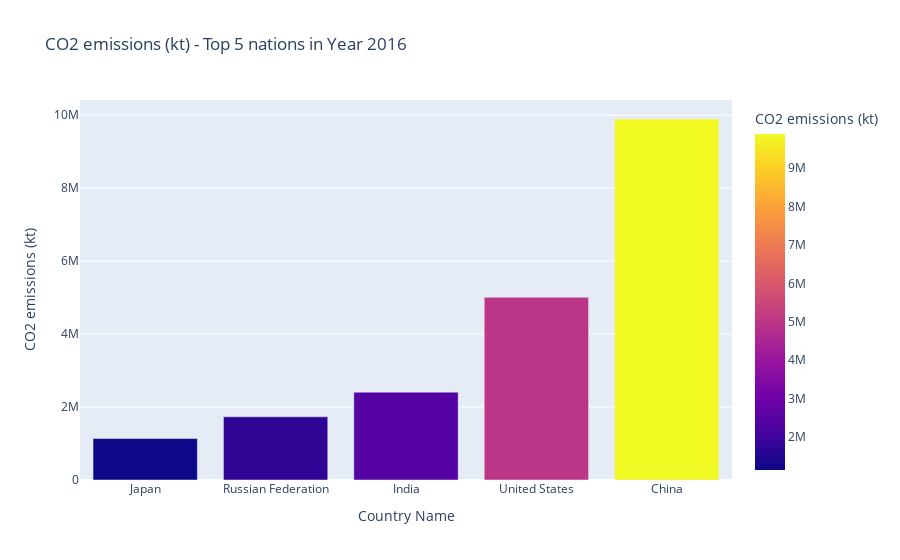
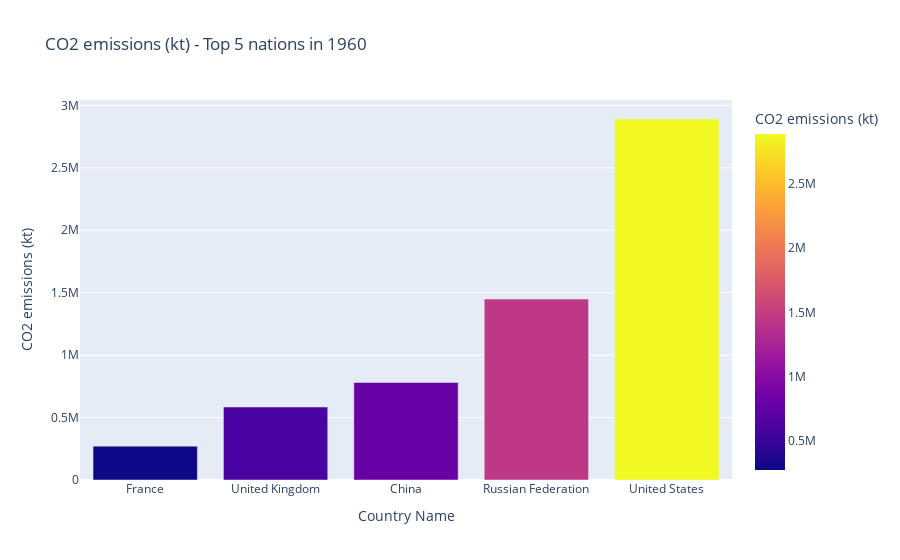

The notebook cell these images were saved under, in order:
### Markdown cell above
Combination of both charts

### Code cell
import dash
import dash_core_components as dcc
import dash_html_components as html
from dash.dependencies import Input, Output
import plotly.express as px

import pandas as pd

external_stylesheets = ['https://codepen.io/chriddyp/pen/bWLwgP.css']

app = dash.Dash(__name__, external_stylesheets=external_stylesheets)

#Here the code to preprocess the dataframe can be added. For this notebook preprocessing is done in the previous steps. 

CO2_df = df_flat.loc[df_flat['Series Name'] =='CO2 emissions (kt)']
CO2_df2020 = CO2_df.loc[CO2_df['Year'] ==2016]
top5 =CO2_df2020.sort_values(by=['value'],ascending = False).head(5)
fig = px.bar(top5.sort_values(by=['value']), x= 'Country Name', y = 'value', color = 'value', 
    labels={'value':'CO2 emissions (kt)'}, title = 'CO2 emissions (kt) - Top 5 nations in Year 2016')
fig.update_xaxes(fixedrange=True)


CO2_df1960 = CO2_df.loc[CO2_df['Year'] ==1960]
top52 =CO2_df1960.sort_values(by=['value'],ascending = False).head(5)
fig2 = px.bar(top52.sort_values(by=['value']), x= 'Country Name', y = 'value', color = 'value', 
    labels={'value':'CO2 emissions (kt)'}, title = 'CO2 emissions (kt) - Top 5 nations in 1960')
fig2.update_xaxes(fixedrange=True)
#Below code defines the layout of the dashboard. It defines how the dashboard will appear as a web page.
app.layout = html.Div(children=[
    html.H1(children='Climate Change Dashboard', style={
        'textAlign': 'center'
    }),
        html.Div(children='''
      CO2 emissions (kt)''',style={
        'textAlign': 'center'
    }),
    html.Div([
            html.Div([dcc.Graph(id='bar-chart1',figure = fig)],style={'width': '49%', 'display': 'inline-block'})
    ,
            html.Div([dcc.Graph(id='bar-chart2', figure = fig2)],style={'width': '49%', 'display': 'inline-block'})
    
]) 
])


if __name__ == '__main__':
    app.run_server(debug=True,use_reloader=False)

### Figure 1 — Plotly figure (JSON) as saved in the notebook; plotly's stock layout.template omitted (floating-point values rounded to 4 significant figures)
{"data": [{"alignmentgroup": "True", "hovertemplate": "Country Name=%{x}<br>CO2 emissions (kt)=%{marker.color}<extra></extra>", "legendgroup": "", "marker": {"color": [1136000.0, 1732000.0, 2408000.0, 5006000.0, 9893000.0], "coloraxis": "coloraxis"}, "name": "", "offsetgroup": "", "orientation": "v", "showlegend": false, "textposition": "auto", "type": "bar", "x": ["Japan", "Russian Federation", "India", "United States", "China"], "xaxis": "x", "y": [1136000.0, 1732000.0, 2408000.0, 5006000.0, 9893000.0], "yaxis": "y"}], "layout": {"barmode": "relative", "coloraxis": {"colorbar": {"title": {"text": "CO2 emissions (kt)"}}, "colorscale": [[0, "#0d0887"], [0.1111, "#46039f"], [0.2222, "#7201a8"], [0.3333, "#9c179e"], [0.4444, "#bd3786"], [0.5556, "#d8576b"], [0.6667, "#ed7953"], [0.7778, "#fb9f3a"], [0.8889, "#fdca26"], [1, "#f0f921"]]}, "legend": {"tracegroupgap": 0}, "title": {"text": "CO2 emissions (kt) - Top 5 nations in Year 2016"}, "xaxis": {"anchor": "y", "domain": [0, 1], "fixedrange": true, "title": {"text": "Country Name"}}, "yaxis": {"anchor": "x", "domain": [0, 1], "title": {"text": "CO2 emissions (kt)"}}}}

### Figure 2 — Plotly figure (JSON) as saved in the notebook; plotly's stock layout.template omitted (floating-point values rounded to 4 significant figures)
{"data": [{"alignmentgroup": "True", "hovertemplate": "Country Name=%{x}<br>CO2 emissions (kt)=%{marker.color}<extra></extra>", "legendgroup": "", "marker": {"color": [271200.0, 584300.0, 780700.0, 1449000.0, 2891000.0], "coloraxis": "coloraxis"}, "name": "", "offsetgroup": "", "orientation": "v", "showlegend": false, "textposition": "auto", "type": "bar", "x": ["France", "United Kingdom", "China", "Russian Federation", "United States"], "xaxis": "x", "y": [271200.0, 584300.0, 780700.0, 1449000.0, 2891000.0], "yaxis": "y"}], "layout": {"barmode": "relative", "coloraxis": {"colorbar": {"title": {"text": "CO2 emissions (kt)"}}, "colorscale": [[0, "#0d0887"], [0.1111, "#46039f"], [0.2222, "#7201a8"], [0.3333, "#9c179e"], [0.4444, "#bd3786"], [0.5556, "#d8576b"], [0.6667, "#ed7953"], [0.7778, "#fb9f3a"], [0.8889, "#fdca26"], [1, "#f0f921"]]}, "legend": {"tracegroupgap": 0}, "title": {"text": "CO2 emissions (kt) - Top 5 nations in 1960"}, "xaxis": {"anchor": "y", "domain": [0, 1], "fixedrange": true, "title": {"text": "Country Name"}}, "yaxis": {"anchor": "x", "domain": [0, 1], "title": {"text": "CO2 emissions (kt)"}}}}
